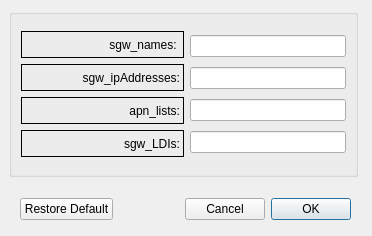
<?xml version="1.0" encoding="UTF-8"?>
<ui version="4.0">
 <class>SGWForm</class>
 <widget class="QWidget" name="SGWForm">
  <property name="geometry">
   <rect>
    <x>0</x>
    <y>0</y>
    <width>372</width>
    <height>236</height>
   </rect>
  </property>
  <property name="windowTitle">
   <string>Sgw Settings</string>
  </property>
  <widget class="QGroupBox" name="gbSGW">
   <property name="geometry">
    <rect>
     <x>9</x>
     <y>9</y>
     <width>349</width>
     <height>168</height>
    </rect>
   </property>
   <property name="title">
    <string/>
   </property>
   <property name="alignment">
    <set>Qt::AlignLeading|Qt::AlignLeft|Qt::AlignVCenter</set>
   </property>
   <layout class="QGridLayout" name="gridLayout_2">
    <item row="0" column="0">
     <layout class="QVBoxLayout" name="verticalLayout">
      <item>
       <layout class="QHBoxLayout" name="horizontalLayout">
        <item>
         <layout class="QVBoxLayout" name="verticalLayout_5">
          <item>
           <widget class="QLabel" name="lblSgw_names">
            <property name="enabled">
             <bool>true</bool>
            </property>
            <property name="minimumSize">
             <size>
              <width>0</width>
              <height>27</height>
             </size>
            </property>
            <property name="maximumSize">
             <size>
              <width>16777215</width>
              <height>27</height>
             </size>
            </property>
            <property name="toolTip">
             <string notr="true" comment="gfhgh vfgf" extracomment="jaraj szlyugi"/>
            </property>
            <property name="frameShape">
             <enum>QFrame::Box</enum>
            </property>
            <property name="frameShadow">
             <enum>QFrame::Plain</enum>
            </property>
            <property name="text">
             <string>sgw_names: </string>
            </property>
            <property name="alignment">
             <set>Qt::AlignRight|Qt::AlignTrailing|Qt::AlignVCenter</set>
            </property>
           </widget>
          </item>
          <item>
           <widget class="QLabel" name="lblSgw_ipAddresses">
            <property name="enabled">
             <bool>true</bool>
            </property>
            <property name="minimumSize">
             <size>
              <width>163</width>
              <height>27</height>
             </size>
            </property>
            <property name="maximumSize">
             <size>
              <width>16777215</width>
              <height>27</height>
             </size>
            </property>
            <property name="frameShape">
             <enum>QFrame::Box</enum>
            </property>
            <property name="frameShadow">
             <enum>QFrame::Plain</enum>
            </property>
            <property name="text">
             <string>sgw_ipAddresses:</string>
            </property>
            <property name="alignment">
             <set>Qt::AlignRight|Qt::AlignTrailing|Qt::AlignVCenter</set>
            </property>
           </widget>
          </item>
          <item>
           <widget class="QLabel" name="lblSgw_apn_list">
            <property name="enabled">
             <bool>true</bool>
            </property>
            <property name="minimumSize">
             <size>
              <width>0</width>
              <height>27</height>
             </size>
            </property>
            <property name="maximumSize">
             <size>
              <width>16777215</width>
              <height>27</height>
             </size>
            </property>
            <property name="frameShape">
             <enum>QFrame::Box</enum>
            </property>
            <property name="frameShadow">
             <enum>QFrame::Plain</enum>
            </property>
            <property name="text">
             <string>apn_lists:</string>
            </property>
            <property name="alignment">
             <set>Qt::AlignRight|Qt::AlignTrailing|Qt::AlignVCenter</set>
            </property>
           </widget>
          </item>
          <item>
           <widget class="QLabel" name="lblSgw_LDIs">
            <property name="enabled">
             <bool>true</bool>
            </property>
            <property name="minimumSize">
             <size>
              <width>0</width>
              <height>27</height>
             </size>
            </property>
            <property name="maximumSize">
             <size>
              <width>16777215</width>
              <height>27</height>
             </size>
            </property>
            <property name="frameShape">
             <enum>QFrame::Box</enum>
            </property>
            <property name="frameShadow">
             <enum>QFrame::Plain</enum>
            </property>
            <property name="text">
             <string>sgw_LDIs:</string>
            </property>
            <property name="alignment">
             <set>Qt::AlignRight|Qt::AlignTrailing|Qt::AlignVCenter</set>
            </property>
           </widget>
          </item>
         </layout>
        </item>
        <item>
         <layout class="QVBoxLayout" name="verticalLayout_6">
          <item>
           <widget class="QLineEdit" name="tet_sgw_names"/>
          </item>
          <item>
           <widget class="QLineEdit" name="tet_sgw_ipAddresses"/>
          </item>
          <item>
           <widget class="QLineEdit" name="tet_sgw_apn_lists"/>
          </item>
          <item>
           <widget class="QLineEdit" name="tet_sgw_LDIs"/>
          </item>
         </layout>
        </item>
       </layout>
      </item>
     </layout>
    </item>
   </layout>
  </widget>
  <widget class="QWidget" name="layoutWidget">
   <property name="geometry">
    <rect>
     <x>20</x>
     <y>190</y>
     <width>331</width>
     <height>38</height>
    </rect>
   </property>
   <layout class="QHBoxLayout" name="horizontalLayout_2">
    <item>
     <widget class="QPushButton" name="pbReset">
      <property name="text">
       <string>Restore Default</string>
      </property>
     </widget>
    </item>
    <item>
     <spacer name="horizontalSpacer">
      <property name="orientation">
       <enum>Qt::Horizontal</enum>
      </property>
      <property name="sizeHint" stdset="0">
       <size>
        <width>40</width>
        <height>20</height>
       </size>
      </property>
     </spacer>
    </item>
    <item>
     <widget class="QDialogButtonBox" name="buttonBox">
      <property name="layoutDirection">
       <enum>Qt::RightToLeft</enum>
      </property>
      <property name="orientation">
       <enum>Qt::Horizontal</enum>
      </property>
      <property name="standardButtons">
       <set>QDialogButtonBox::Cancel|QDialogButtonBox::Ok</set>
      </property>
      <property name="centerButtons">
       <bool>false</bool>
      </property>
     </widget>
    </item>
   </layout>
  </widget>
 </widget>
 <resources/>
 <connections/>
</ui>
